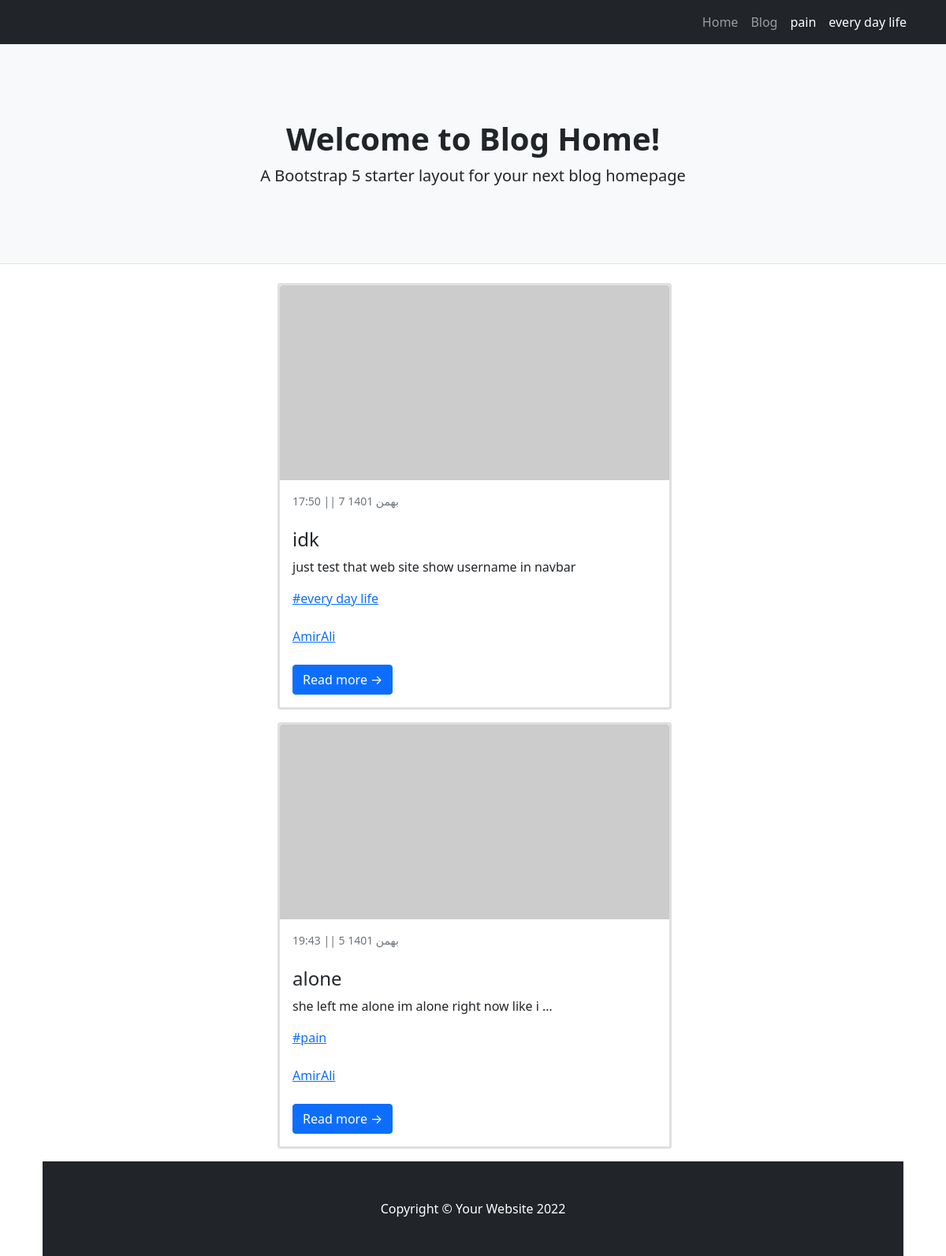
Page /author/AmirAli on the committed database.
### blog/models.py (models this page shows, shortened)
class Category(models.Model):
    parent = models.ForeignKey("self",default=None,null=True,blank=True,on_delete=models.SET_NULL,related_name='children')
    title = models.CharField(max_length=200)
    slug = models.SlugField(max_length=100,unique=True)
    status = models.BooleanField(default=True,verbose_name="show")
    position = models.IntegerField(verbose_name="order")
    class Meta:
        ordering = ['parent__id','position']
    objects = CategorytManager()

class Article(models.Model):
    STATUS_CHOICES=(
        ('d','draft'),
        ("p",'publish')
    )
    author = models.ForeignKey(User,on_delete=models.SET_NULL,null=True,related_name="posts_of_author")# اختصاص دادن یک نویسدنده برای پست
    title = models.CharField(max_length=200)
    slug = models.SlugField(max_length=100,unique=True)
    category = models.ManyToManyField(Category,related_name="post_of_category")
    descriptions = models.TextField()
    publish= models.DateTimeField(default=timezone.now)
    created = models.DateTimeField(auto_now_add=True)
    updated = models.DateTimeField(auto_now=True)
    status = models.CharField(max_length=1,choices=STATUS_CHOICES)
    class Meta:
        ordering = ["-publish"]
    def jalali_get_publish(self):
         return jalali_converter(self.publish)
    jalali_get_publish.short_description = "date published"
    def category_to_str(self):
        return ", ".join([category.title for category in self.category.active()])
    category_to_str.short_description = "category"  # این اطلاعات را با چه تایتلی در پنل ادمین نشان دهد
    objects = PostManager()

### account/models.py (models this page shows)
class User(AbstractUser):   #ارث بری از کلاس یوزر خود جنگو و ایجاد یوزر جدید برای استفاده توی پروژه
    is_author = models.BooleanField(default=False)
    special_user = models.DateTimeField(default=timezone.now)
    def special_or_not(self):
        if(timezone.now() < self.special_user):   #ایا یوزر الان یوزر طلایی هست یا ن
            return True
        else:
            return False
    special_or_not.boolean = True
    special_or_not.short_description = "special user"

### blog/views.py (the view)
# urls.py: path('author/<slug:username>',author_list.as_view(),name="author"),
class author_list(ListView):
    paginate_by = 3  # """پیچ انیشین صفجه کتگوری"""
    template_name = "blog/author_list.html"   #نشان دادن این ویو بر روی این تمپلیت
    def get_queryset(self):
        global author
        username = self.kwargs.get("username")
        author = get_object_or_404(User,username=username) #گرفتن یوزر هایی که یوزرنیمشون رو وارد میکنیم
        return author.posts_of_author.published()#گرفتن پست های اون نویسنده(یوزر)
    def get_context_data(self, **kwargs):
        context = super().get_context_data(**kwargs)
        context["author"] = author
        return context

### blog/models.py (called while the page is built)
    def published(self):
        return self.filter(status="p")

    def active(self):
        return self.filter(status=True)

### blog/templatetags/base_tag.py (called while the page is built)
@register.inclusion_tag("blog/partial/navbar_tag.html")
def category_navbar():
    return {"category":Category.objects.filter(status = True)}

### extensions/jalali.py (called while the page is built)
    def persian_tuple(self):
        return self.persian_year, self.persian_month, self.persian_day

### extensions/utils.py (called while the page is built)
def jalali_converter(date):
    date_to_str = "{},{},{}".format(date.year,date.month,date.day)
    date_to_tuple = jalali.Gregorian(date_to_str).persian_tuple()
    date_to_list = list(date_to_tuple)
    for index , month in enumerate(ir_month):
        if date_to_list[1] == index+1:
            date_to_list[1]= month
            break
    output = f" ||  {date_to_list[2]} {date_to_list[1]} {date_to_list[0]}"
    output2 = f"    {date.hour}:{date.minute} "
    retu = [output,output2]
    return retu[1] + retu[0]

### templates/blog/author_list.html (shortened to what this page needs)
{%extends 'blog/base_list.html'%}

### templates/blog/base_list.html (shortened to what this page needs)
{%extends "blog/base.html"%}
{%block main%}
        <div class="container">
            <div class="row">
                <div class="col-lg-8">
                  {%for post in object_list%}
                  <div class="card mb-3">
                      <a href="#!"><img class="card-img-top" src="https://dummyimage.com/700x350/dee2e6/6c757d.jpg" alt="..." /></a>
                      <div class="card-body">
                          <div class="small text-muted">{{post.jalali_get_publish}}</div>
                          <h2 class="card-title h4">{{post.title}}</h2>
                          <p class="card-text">{{post.descriptions|striptags | truncatewords:10}}</p>
                            {%for cat in post.category.active%}
                            <a href='{%url "blog:category" cat.slug%}'><p class="card-text">#{{cat.title}}</p></a> <br>
                            {%endfor%}
                            <a href='{%url "blog:author" post.author%}'><p class="card-text">{{post.author}}</p></a> <br>
                          <a class="btn btn-primary" href="{%url 'blog:Details' post.slug%}">Read more →</a>
                      </div>
                  </div>
                  {%endfor%}
            </div>
        </div>
{%endblock%}

### templates/blog/partial/navbar_tag.html (shortened to what this page needs)
<div class="collapse navbar-collapse" id="navbarSupportedContent">
    <ul class="navbar-nav ms-auto mb-2 mb-lg-0">
        <li class="nav-item"><a class="nav-link" href="{%url 'blog:home'%}">Home</a></li>
        <li class="nav-item"><a class="nav-link" aria-current="page" href="{%url "blog:home"%}">Blog</a></li>
        {%for cat in category%}
            {%if cat.parent == None%}
                <li class="nav-item">
                    <a class="nav-link active" aria-current="page" href="{%url "blog:category" cat.slug %}">{{cat.title}}</a>
                </li>
            {%endif%}
        {%endfor%}
    </ul>
</div>

### rows in the picture
Category: title "pain"
Category: title "every day life"
Article: jalali_get_publish "17:50 || 7 بهمن 1401", title "idk", descriptions "just test that web site show username in navbar", author "AmirAli"
Article: jalali_get_publish "19:43 || 5 بهمن 1401", title "alone", descriptions "she left me alone im alone right now like i …", author "AmirAli"
